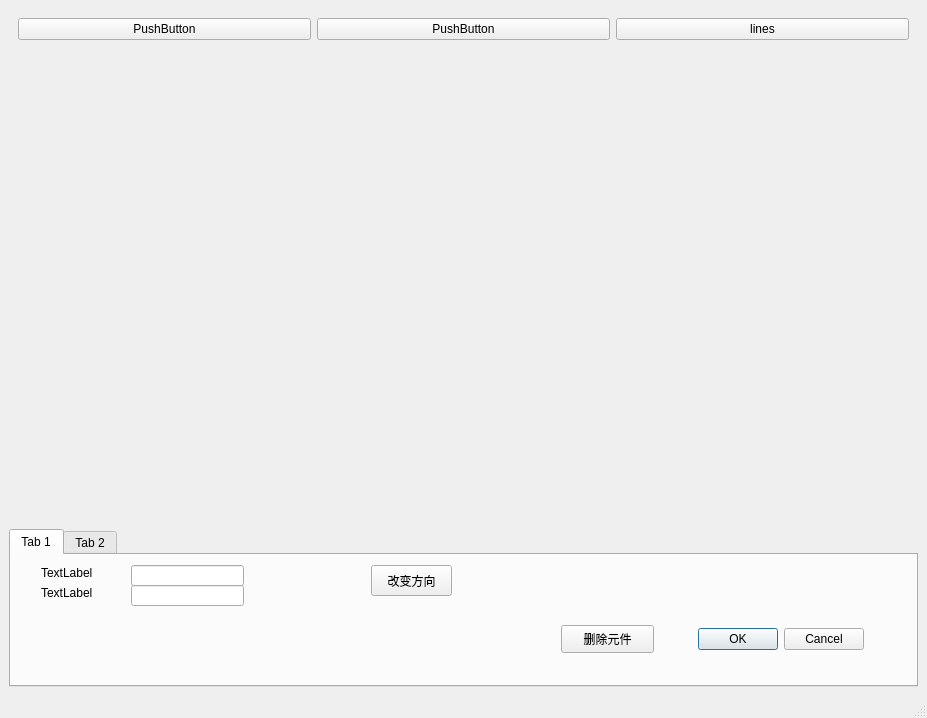
<?xml version="1.0" encoding="UTF-8"?>
<ui version="4.0">
 <class>MainWindow</class>
 <widget class="QMainWindow" name="MainWindow">
  <property name="geometry">
   <rect>
    <x>0</x>
    <y>0</y>
    <width>927</width>
    <height>718</height>
   </rect>
  </property>
  <property name="windowTitle">
   <string>MainWindow</string>
  </property>
  <widget class="QWidget" name="centralwidget">
   <layout class="QGridLayout" name="gridLayout_2">
    <item row="3" column="0">
     <spacer name="verticalSpacer_3">
      <property name="orientation">
       <enum>Qt::Vertical</enum>
      </property>
      <property name="sizeHint" stdset="0">
       <size>
        <width>20</width>
        <height>107</height>
       </size>
      </property>
     </spacer>
    </item>
    <item row="1" column="0">
     <spacer name="verticalSpacer">
      <property name="orientation">
       <enum>Qt::Vertical</enum>
      </property>
      <property name="sizeHint" stdset="0">
       <size>
        <width>20</width>
        <height>107</height>
       </size>
      </property>
     </spacer>
    </item>
    <item row="0" column="0">
     <widget class="QWidget" name="widget" native="true">
      <layout class="QHBoxLayout" name="horizontalLayout">
       <item>
        <widget class="QPushButton" name="pushButton">
         <property name="text">
          <string>PushButton</string>
         </property>
        </widget>
       </item>
       <item>
        <widget class="QPushButton" name="pushButton_2">
         <property name="text">
          <string>PushButton</string>
         </property>
        </widget>
       </item>
       <item>
        <widget class="QPushButton" name="pushButton_3">
         <property name="text">
          <string>lines</string>
         </property>
        </widget>
       </item>
      </layout>
     </widget>
    </item>
    <item row="2" column="0">
     <spacer name="verticalSpacer_2">
      <property name="orientation">
       <enum>Qt::Vertical</enum>
      </property>
      <property name="sizeHint" stdset="0">
       <size>
        <width>20</width>
        <height>108</height>
       </size>
      </property>
     </spacer>
    </item>
    <item row="4" column="0">
     <widget class="QTabWidget" name="tabWidget">
      <property name="currentIndex">
       <number>0</number>
      </property>
      <widget class="QWidget" name="tab">
       <attribute name="title">
        <string>Tab 1</string>
       </attribute>
       <widget class="QLabel" name="label">
        <property name="geometry">
         <rect>
          <x>30</x>
          <y>10</y>
          <width>72</width>
          <height>15</height>
         </rect>
        </property>
        <property name="text">
         <string>TextLabel</string>
        </property>
       </widget>
       <widget class="QLabel" name="label_2">
        <property name="geometry">
         <rect>
          <x>30</x>
          <y>30</y>
          <width>72</width>
          <height>15</height>
         </rect>
        </property>
        <property name="text">
         <string>TextLabel</string>
        </property>
       </widget>
       <widget class="QLineEdit" name="nodevalue">
        <property name="geometry">
         <rect>
          <x>120</x>
          <y>10</y>
          <width>113</width>
          <height>21</height>
         </rect>
        </property>
       </widget>
       <widget class="QLineEdit" name="cornerMark">
        <property name="geometry">
         <rect>
          <x>120</x>
          <y>30</y>
          <width>113</width>
          <height>21</height>
         </rect>
        </property>
       </widget>
       <widget class="QPushButton" name="nodeDeletButton">
        <property name="geometry">
         <rect>
          <x>550</x>
          <y>70</y>
          <width>93</width>
          <height>28</height>
         </rect>
        </property>
        <property name="text">
         <string>删除元件</string>
        </property>
       </widget>
       <widget class="QDialogButtonBox" name="buttonBox">
        <property name="geometry">
         <rect>
          <x>660</x>
          <y>70</y>
          <width>193</width>
          <height>28</height>
         </rect>
        </property>
        <property name="standardButtons">
         <set>QDialogButtonBox::Cancel|QDialogButtonBox::Ok</set>
        </property>
       </widget>
       <widget class="QPushButton" name="changeDir">
        <property name="geometry">
         <rect>
          <x>360</x>
          <y>10</y>
          <width>81</width>
          <height>31</height>
         </rect>
        </property>
        <property name="text">
         <string>改变方向</string>
        </property>
       </widget>
      </widget>
      <widget class="QWidget" name="tab_2">
       <attribute name="title">
        <string>Tab 2</string>
       </attribute>
      </widget>
     </widget>
    </item>
   </layout>
  </widget>
  <widget class="QMenuBar" name="menubar">
   <property name="geometry">
    <rect>
     <x>0</x>
     <y>0</y>
     <width>927</width>
     <height>30</height>
    </rect>
   </property>
  </widget>
  <widget class="QStatusBar" name="statusbar"/>
 </widget>
 <resources/>
 <connections/>
</ui>
